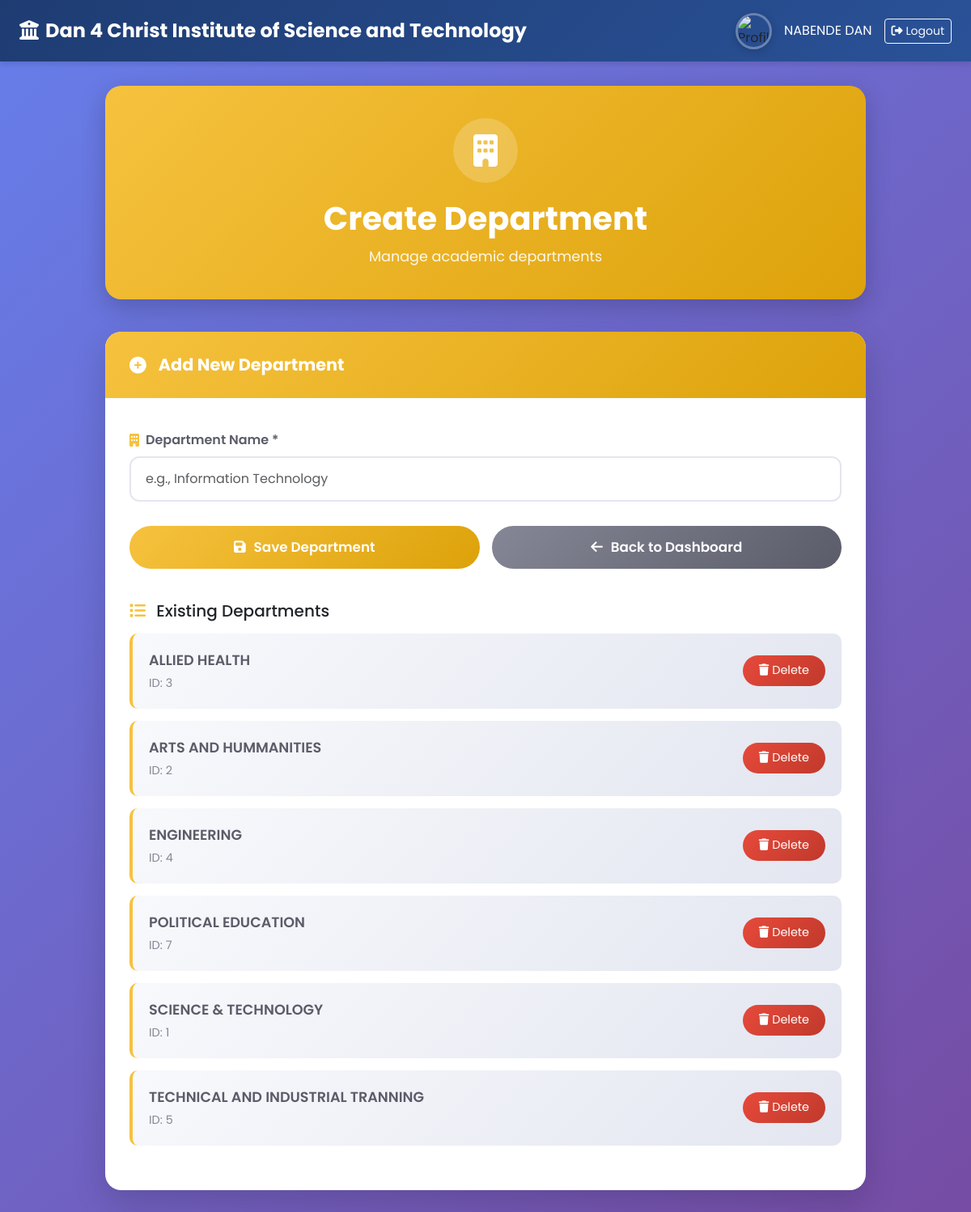
The app's page /create_departments.php (signed in) with its own data.
### tables this page shows
CREATE TABLE `departments` (
  `dept_id` int(11) NOT NULL,
  `dept_name` varchar(100) NOT NULL
);

### create_departments.php (the view, shortened to what this page needs)
<?php
include 'db.php';
$photo = isset($_SESSION['photo']) ? $_SESSION['photo'] : 'uploads/default.png';
$fullname = isset($_SESSION['fullname']) ? $_SESSION['fullname'] : 'User';
$departmentsQuery = "SELECT * FROM departments ORDER BY dept_name";
$departments = $conn->query($departmentsQuery);
?>
<!DOCTYPE html>
<html lang="en">
<head>
  <link rel="stylesheet" href="https://cdn.jsdelivr.net/npm/bootstrap@5.3.0/dist/css/bootstrap.min.css">
  <link rel="stylesheet" href="https://cdnjs.cloudflare.com/ajax/libs/font-awesome/6.5.0/css/all.min.css">
</head>
<body>
<nav class="navbar navbar-dark">
  <div class="container-fluid px-4">
    <a class="navbar-brand" href="director_dashboard.php">
      <i class="fas fa-university me-2"></i>Dan 4 Christ Institute of Science and Technology
    </a>
    <div class="profile-section">
      <img src="<?php echo htmlspecialchars($photo); ?>"
           alt="Profile" class="rounded-circle profile-img"
           width="45" height="45"
           onerror="this.src='uploads/default.png'">
      <span class="text-white d-none d-md-inline">
        <?php echo htmlspecialchars($fullname); ?>
      </span>
      <a href="logout.php" class="btn btn-outline-light btn-sm">
        <i class="fas fa-sign-out-alt me-1"></i>Logout
      </a>
    </div>
  </div>
</nav>
<div class="main-container">
  <div class="page-header">
    <div class="header-icon">
      <i class="fas fa-building"></i>
    </div>
    <h2>Create Department</h2>
    <p>Manage academic departments</p>
  </div>
  <div class="main-card">
    <div class="card-header-custom">
      <i class="fas fa-plus-circle"></i>
      <span>Add New Department</span>
    </div>
    <div class="card-body-custom">
      <form id="deptForm">
        <div class="mb-4">
          <label class="form-label">
            <i class="fas fa-building"></i>
            Department Name *
          </label>
          <input type="text" name="dept_name" id="dept_name" class="form-control"
                 placeholder="e.g., Information Technology" required>
        </div>
        <div class="btn-group-custom">
          <button type="submit" class="btn-save" id="saveBtn">
            <i class="fas fa-save"></i>
            <span>Save Department</span>
          </button>
          <a href="director.php" class="btn-back">
            <i class="fas fa-arrow-left"></i>
            <span>Back to Dashboard</span>
          </a>
        </div>
      </form>
      <div class="dept-list">
        <h5 class="mb-3">
          <i class="fas fa-list me-2" style="color: var(--warning);"></i>
          Existing Departments
        </h5>
        <div id="departmentsList">
          <?php if($departments && $departments->num_rows > 0): ?>
            <?php while($dept = $departments->fetch_assoc()): ?>
              <div class="dept-item" data-id="<?php echo $dept['dept_id']; ?>">
                <div>
                  <div class="dept-name"><?php echo htmlspecialchars($dept['dept_name']); ?></div>
                  <div class="dept-id">ID: <?php echo $dept['dept_id']; ?></div>
                </div>
                <button class="btn-delete" onclick="deleteDepartment(<?php echo $dept['dept_id']; ?>, '<?php echo htmlspecialchars($dept['dept_name']); ?>')">
                  <i class="fas fa-trash me-1"></i>Delete
                </button>
              </div>
            <?php endwhile; ?>
          <?php endif; ?>
        </div>
      </div>
    </div>
  </div>
</div>
</body>
</html>

### create_departments.php (style rules this page uses)
:root { --primary: #4e73df; --secondary: #858796; --success: #1cc88a; --info: #36b9cc; --warning: #f6c23e; --danger: #e74a3b; --dark: #5a5c69; --light: #f8f9fc; }
* { margin: 0; padding: 0; box-sizing: border-box; }
body { font-family: 'Poppins', sans-serif; background: linear-gradient(135deg, #667eea 0%, #764ba2 100%); min-height: 100vh; padding: 0; }
.navbar { background: linear-gradient(135deg, #1e3c72 0%, #2a5298 100%) !important; box-shadow: 0 4px 6px rgba(0,0,0,0.1); padding: 15px 0; margin-bottom: 30px; }
.navbar-brand { font-weight: 700; font-size: 1.5rem; color: white !important; }
.profile-section { display: flex; align-items: center; gap: 15px; }
.profile-img { border: 3px solid rgba(255,255,255,0.3); box-shadow: 0 2px 10px rgba(0,0,0,0.2); transition: transform 0.3s; }
.main-container { padding: 0 30px 50px; max-width: 1000px; margin: 0 auto; }
.page-header { background: linear-gradient(135deg, var(--warning) 0%, #dda20a 100%); border-radius: 20px; padding: 40px; color: white; margin-bottom: 40px; box-shadow: 0 10px 30px rgba(0,0,0,0.2); text-align: center; }
.page-header h2 { font-weight: 700; margin-bottom: 10px; font-size: 2.5rem; }
.page-header p { font-size: 1.1rem; opacity: 0.9; margin: 0; }
.header-icon { width: 80px; height: 80px; background: rgba(255,255,255,0.2); border-radius: 50%; display: flex; align-items: center; justify-content: center; font-size: 40px; margin: 0 auto 20px; backdrop-filter: blur(10px); }
.main-card { background: white; border-radius: 20px; box-shadow: 0 15px 40px rgba(0,0,0,0.15); overflow: hidden; margin-bottom: 30px; }
.card-header-custom { background: linear-gradient(135deg, var(--warning) 0%, #dda20a 100%); color: white; padding: 25px 30px; font-size: 1.3rem; font-weight: 700; display: flex; align-items: center; gap: 15px; }
.card-body-custom { padding: 40px 30px; }
.form-label { font-weight: 600; color: var(--dark); margin-bottom: 8px; display: flex; align-items: center; gap: 8px; }
.form-label i { color: var(--warning); }
.form-control { border-radius: 12px; padding: 14px 18px; border: 2px solid #e3e6f0; font-size: 1rem; transition: all 0.3s; }
.btn-group-custom { display: flex; gap: 15px; margin-top: 30px; flex-wrap: wrap; }
.btn-save { background: linear-gradient(135deg, var(--warning) 0%, #dda20a 100%); border: none; color: white; padding: 14px 40px; border-radius: 50px; font-weight: 600; font-size: 1.05rem; transition: all 0.3s; display: flex; align-items: center; gap: 10px; flex: 1; justify-content: center; min-width: 200px; }
.btn-back { background: linear-gradient(135deg, var(--secondary) 0%, #5a5c69 100%); border: none; color: white; padding: 14px 40px; border-radius: 50px; font-weight: 600; font-size: 1.05rem; transition: all 0.3s; display: flex; align-items: center; gap: 10px; flex: 1; justify-content: center; min-width: 200px; text-decoration: none; }
.dept-list { margin-top: 40px; }
.dept-item { background: linear-gradient(135deg, #f8f9fc 0%, #e3e6f0 100%); border-left: 4px solid var(--warning); border-radius: 10px; padding: 20px; margin-bottom: 15px; display: flex; justify-content: space-between; align-items: center; transition: all 0.3s; }
.dept-name { font-weight: 600; color: var(--dark); font-size: 1.1rem; }
.dept-id { color: var(--secondary); font-size: 0.9rem; margin-top: 5px; }
.btn-delete { background: linear-gradient(135deg, var(--danger) 0%, #c0392b 100%); border: none; color: white; padding: 8px 20px; border-radius: 50px; font-size: 0.9rem; transition: all 0.3s; }

### records on screen
departments: dept_name "ALLIED HEALTH", dept_id "3"
departments: dept_name "ARTS AND HUMMANITIES", dept_id "2"
departments: dept_name "ENGINEERING", dept_id "4"
departments: dept_name "POLITICAL EDUCATION", dept_id "7"
departments: dept_name "SCIENCE & TECHNOLOGY", dept_id "1"
departments: dept_name "TECHNICAL AND INDUSTRIAL TRANNING", dept_id "5"

### other values on screen
$fullname "NABENDE DAN"
